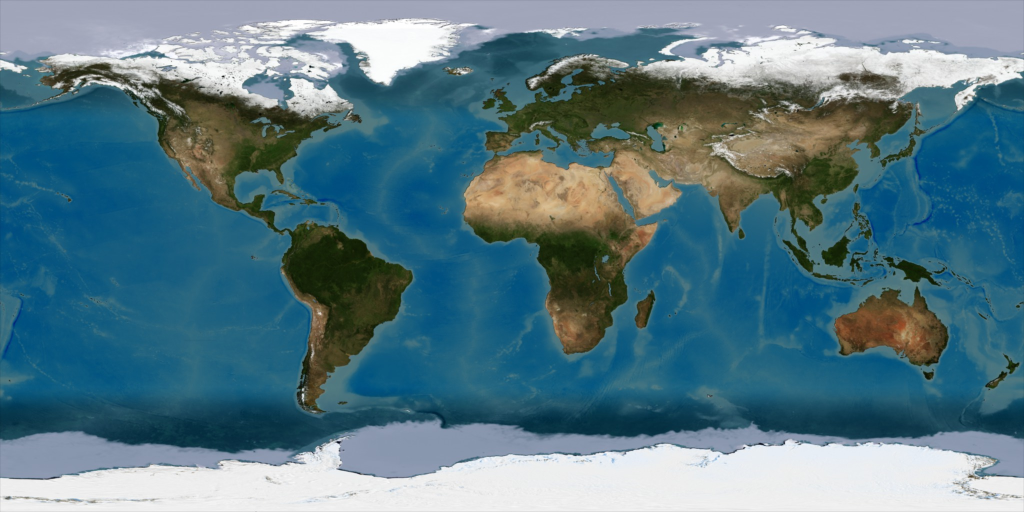
#> input picture figures/equirect_map_NASA.jpg, 2048 x 1024 px (shown at 1/2 size)
$ python main.py
#> lines starting #> are read from the running program, lines starting #| are printed output that depends on the picture
### math_utils.py

import numpy as np

# reuse old gauss quadrature function from Project 1

def orbit_function(nu, orbital_params):
    """"
    This function defines the integrand of the polynomial f(nu, p, e , miu). It's integral provides the
    finite delta t for a change in nu.

    orbital_params = [P, e, miu]
    """
    p,e,miu = orbital_params
    return np.sqrt((p**3)/miu)*(1/(1+e*np.cos(nu))**2)

def GaussQuadApprox(function, nu_range, orbital_params, gauss_pts, method):
    """
    This function utilizes Legendre-Gauss quadrature to estimate an integral:

    deltaT = integral(nu1, nu2) [f(x)] dx

    It takes the following inputs:

    function -> lambda func
    nu_arr = [nu(t1), nu(t2)]
    orbital_params = [p, e, miu]
    gauss_pts = int

    """
#> called with gauss_pts = 20, method = 'loop'

    # prepare and destructure all vars
    sum = 0
    nodes, weights = np.polynomial.legendre.leggauss(gauss_pts)
    nu1, nu2 = nu_range

    # offsett nodes since we will be integrating over an arbitrary [a,b] {nu1, nu2} instead of [-1,1]
    corrected_nodes = [((nu2 - nu1)/2)*currentNode + (nu1 + nu2)/2 for currentNode in nodes ]

    if (method.lower() == 'loop'):
        for i in range(gauss_pts):
            currentProduct = weights[i]*function(corrected_nodes[i], orbital_params)
            sum += currentProduct

        # offset sum by our integration range
        newSum = ((nu2-nu1)/2)*sum
        return newSum

    else: # default method, not loop
        weights = np.array(weights)
        function_pts = np.array([function(correctedNode, orbital_params) for correctedNode in corrected_nodes])
        return ((nu2-nu1)/2) * np.dot(weights, function_pts)

## More functions from project 1

def getOrbitalBases(r_vec, v_vec, miu=398600):
    h_vec = np.cross(r_vec, v_vec)
    e_vec = ( (np.cross(v_vec, h_vec)/miu) - (r_vec/np.linalg.norm(r_vec)) )
    return h_vec, e_vec

def findOrbitalParameters(r_vec, v_vec, miu=398600):
    """
    This function takes the position and velocity vectors of an object, and returns
    the six classical orbital elements [a, e, O, i, w, nu] (angles in radians, nu at r_vec),
    plus the semi-latus rectum p, period T, periapsis and apoapsis radii, and the
    eccentricity and angular momentum vectors

    return shape => {elements: [a, e, O, i, w, nu], p, T, rp, ra, e_vec, h_vec}
    """
    #start with eccentricity array, calculate specific angular momentum first
    h_vec, e_arr = getOrbitalBases(r_vec, v_vec, miu)
    h = np.linalg.norm(h_vec)
    e = np.linalg.norm(e_arr)

    #Calculate semi-latus rectum, use SLR to find semi-major axis
    P = (h**2)/miu
    a = P/(1-e**2)

    #now find orbital period
    T = 2*np.pi*np.sqrt((a**3)/miu)

    #periapsis and apoapsis radii (nu = 0 and nu = pi)
    rp = P/(1+e)
    ra = P/(1-e)

    # node vector points to the ascending node, n = K x h
    n_vec = np.cross([0, 0, 1], h_vec)

    i = np.arccos(h_vec[2]/h)

    O = np.arctan2(n_vec[1], n_vec[0])
    if O < 0:  O += 2*np.pi

    w = np.arctan2( np.dot( np.cross(n_vec, e_arr), h_vec ), h*np.dot(n_vec, e_arr) )
    if w < 0:  w += 2*np.pi

    nu = findInitialNu(r_vec, v_vec, miu)

    return {'elements': [a, e, O, i, w, nu],
            'p': P, 'T': T, 'rp': rp, 'ra': ra, 'e_vec': e_arr, 'h_vec': h_vec}

def findInitialNu(r_vec, v_vec, miu=398600):
    """
    Returns the true anomaly in [0, 2pi) at the position r_vec, using the four-quadrant inverse tangent
    """
    h_vec, e_vec = getOrbitalBases(r_vec, v_vec, miu)
    nu = np.arctan2( np.dot( np.cross(e_vec, r_vec), h_vec ), np.linalg.norm(h_vec)*np.dot(e_vec, r_vec) )
    if nu < 0:  nu += 2*np.pi
    return nu

def newton_root(f, f_prime, initial_guess, iters):

    x = initial_guess
    x_iters = []

    for _ in range(iters):
        x -= f(x) / f_prime(x)
        x_iters.append(x)


    return {'final_value': x, 'iteration_values': x_iters}

### computeNu.py
from math_utils import *
from rootfinder import rootFinder
import numpy as np


def computeNu(t_arr, r_0, v_0, miu, gauss_pts=20):
    """
    This function computes an array of ellapsed true anomaly values given a
    starting r, v and an array of time values.

    """
#> called with t_arr = array of shape (289,), r_0 = array of shape (3,), v_0 = array of shape (3,), miu = 398600, gauss_pts = 20

    # destruct from helper
    res = findOrbitalParameters(r_0, v_0, miu)
    p = res['p']
    _, e, _, _, _, nu_0 = res['elements']

    # scaffold output array (same size as t) and set IC
    nu_arr = np.zeros(len(t_arr))
    nu_arr[0] = nu_0

    # populate array starting from second position [1] and use previous values as inputs
    for i in range(1, len(t_arr)):
        nu_arr[i] = rootFinder(orbit_function, t_arr[i-1], nu_arr[i-1], t_arr[i], p, e, miu, gauss_pts)

    return nu_arr

### computeRandV.py
import numpy as np
from scipy.spatial.transform import Rotation as R

def computeRandV(nu_arr, a, e, O, i, w, miu):

    # define vars
#> called with nu_arr = array of shape (289,), a = 26610.2, e = 0.738, O = 5.86e-17, i = 1.11, w = 4.71, miu = 398600
    p = a*(1 - e**2)

    # same as hw, orbit_params -> R and V is just 3-1-3 rotation
    # can do with scipy!
    rot1 = R.from_euler('z', O)
    rot2 = R.from_euler('x', i)
    rot3 = R.from_euler('z', w)

    rotation_matrix = rot1 * rot2 * rot3

    # scaffold r and v arrays (ECI), R and V are (n+1) x 3
    arr_len = len(nu_arr)
    r_arr = np.zeros((arr_len, 3))
    v_arr = np.zeros((arr_len, 3))

    # populate arrays
    for j in range(len(nu_arr)):

        # def current nu and r -> f(nu)
        nu = nu_arr[j]
        r = p/(1 + e*np.cos(nu))

        # find perifocal r, v (same as hw3, eqn (3)) -> f(nu)
        r_perifocal = np.array([r*np.cos(nu), r*np.sin(nu), 0])
        v_perifocal = np.sqrt(miu/p)*np.array([-np.sin(nu), (e + np.cos(nu)), 0])

        # rotate perifocal (f(nu)) -> PCI
        r_arr[j] = rotation_matrix.apply(r_perifocal)
        v_arr[j] = rotation_matrix.apply(v_perifocal)

    return r_arr, v_arr

### eci2ecef.py
import numpy as np
from dcmI2E import dcmI2E

def eci2ecef(t_arr, r_arr, O_e):
    """
    This function transforms every row of incoming r_arr (in ECI) itno ECEF with it's matching time in
    t_arr, and returns an array of positions transformed from ECI to ECEF. The inputs are:

    O_e -> angular rate in radians per TU
    t_arr -> arr of times, units MUST match TU in O_e
    r_ arr -> arr of radii

    """
#> called with t_arr = array of shape (289,), r_arr = array of shape (289, 3), O_e = 7.29e-05
    # scaffold new arr (r size (n+1)x3)
    R_ecef = np.zeros((len(t_arr), 3))

    # dynamically calculate rotation matrix for every t-value corresp. to r.
    for j in range(len(t_arr)):
        R_ecef[j] = dcmI2E(t_arr[j], O_e) @ r_arr[j] # @ operator does the same as .apply()

    return R_ecef

### plotting.py
import os
import numpy as np
import matplotlib.pyplot as plt
from scipy.io import loadmat

def earthSphere(ax, R_e, image_path='earth.jpg', n=100):
    """
    Python version of earthSphere.m: draws an Earth-sized sphere on a 3D axis,
    textured with earth.jpg (equirectangular) if it exists, plain otherwise
    """
#> called with R_e = 6378.1, image_path = 'figures/equirect_map_NASA.jpg', n = 100
    lon = np.linspace(-np.pi, np.pi, 2*n)
    lat = np.linspace(np.pi/2, -np.pi/2, n)
    lon, lat = np.meshgrid(lon, lat)

    x = R_e*np.cos(lat)*np.cos(lon)
    y = R_e*np.cos(lat)*np.sin(lon)
    z = R_e*np.sin(lat)

    if os.path.exists(image_path):
        img = plt.imread(image_path)
#> img is the input picture: shape (1024, 2048, 3); mean R, G, B 87.6, 121, 133
        if img.dtype == np.uint8:  img = img/255

        # sample the image on the sphere grid (rows -> lat, cols -> lon)
        rows = np.linspace(0, img.shape[0] - 1, n).astype(int)
#> rows = 100 values from 0 to 1023
        cols = np.linspace(0, img.shape[1] - 1, 2*n).astype(int)
#> cols = 200 values from 0 to 2047
        colors = img[np.ix_(rows, cols)][..., :3]
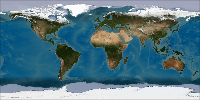
#> colors: shape (100, 200, 3) float64; mean R, G, B 0.345, 0.475, 0.523

        ax.plot_surface(x, y, z, facecolors=colors, rstride=1, cstride=1, linewidth=0, shade=False)
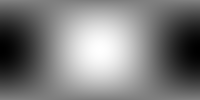
#> x: shape (100, 200) float64; min -6377.3, max 6376.5, mean -20.1; drawn with min black and max white
    else:
        ax.plot_surface(x, y, z, color='tab:blue', alpha=0.6, linewidth=0)

def mercatorDisplay(lon_arr, lat_arr, map_path='worldmap.mat', image_path='earth.jpg'):
    """
    Python version of mercatorDisplay.m: plots the groundtrack (lon, lat in radians) over an equirectangular
    Earth image if it exists, otherwise over the coastlines in worldmap.mat
    """
    fig, ax = plt.subplots(figsize=(12, 6))

    if os.path.exists(image_path):
        # same as image('CData',earth,'XData',[-180 180],'YData',[90 -90])
        ax.imshow(plt.imread(image_path), extent=[-180, 180, -90, 90])
    else:
        world = loadmat(map_path)
        ax.plot(world['lon'], world['lat'], '.', markersize=3, color='tab:blue')

    ax.plot(np.rad2deg(lon_arr), np.rad2deg(lat_arr), '*', markersize=4, color='red')

    ax.set_xlim([-180, 180])
    ax.set_ylim([-90, 90])
    ax.set_box_aspect(1/2)
    ax.set_xlabel('Earth-relative longitude (deg)')
    ax.set_ylabel('Geocentric latitude (deg)')

    return fig, ax

### rootfinder.py
from math_utils import *
import numpy as np

delta_nu = np.deg2rad(5)  # initial guess increment
iter_num = 20

# f is the integrand!

def rootFinder(f, t_0, nu_0, t, p, e, mu, N):
    """
    This function computes the value of F(nu) that satisfies the given time delta,
    thus returning the value of the ellapsed true anomaly for that time range.

    f = integrand of F(nu)
    t_0 = start time
    nu_0 = start true anomaly (rad)
    t = terminus time
    [p,e,mu] = orbital parameters
    N = gauss points

    """

    orbital_params = [p, e, mu]

    # set up the functions, G(nu) = F(nu) - (t - t_0), F(nu) approximated with Gauss
    G_nu = lambda x: GaussQuadApprox(
                           function=f,
                           nu_range=[nu_0, x],
                           orbital_params=orbital_params,
                           gauss_pts=N,
                           method='loop'
                           ) - (t - t_0)

    G_nu_prime = lambda x: f(x, orbital_params)

    # call helpers to do root finding
    res = newton_root(
                f=G_nu,
                f_prime=G_nu_prime,
                initial_guess=nu_0 + delta_nu,
                iters=iter_num
                )

    return res['final_value']

### dcmI2E.py
import numpy as np

def dcmI2E(t, O_e):
    """
    This function computes the transformation matrix T_I2E that performs a rotation from ECI coordinates to ECEF via
    the earth's rate of rotation O_e and the time at which the transformation is desired, t.
    """
    # rename for simplicity
    eta = O_e*t

    # fill out direction cosine matrix
    T_I2E = np.array([
        [ np.cos(eta), np.sin(eta), 0],
        [-np.sin(eta), np.cos(eta), 0],
        [0, 0, 1]
    ])

    return T_I2E

### ecef2LonLat.py
import numpy as np

def ecef2LonLat(R_ecef):
    """
    This function takes in the R_ecef matrix found in 3-2, and calculates/returns the earth-relative latitude
    and longitude arrays.
    """

    # organize components into their own arrays
    x = R_ecef[:, 0]
    y = R_ecef[:, 1]
    z = R_ecef[:, 2]

    # numpy can do element-per-element ops. No need for loops!
    lon_arr = np.arctan2(y, x)
    lat_arr = np.arctan2(z, np.sqrt(x**2 + y**2))

    return lon_arr, lat_arr

### main.py
import os
import numpy as np
import matplotlib.pyplot as plt

from math_utils import *
from computeNu import computeNu
from computeRandV import computeRandV
from eci2ecef import eci2ecef
from ecef2LonLat import ecef2LonLat
from plotting import earthSphere, mercatorDisplay

## write out all necessary vars

# 1. position and velocity
r_0 = np.array([-1217.39430415697, -3091.41210822807, -6173.40732877317]) # km
v_0 = np.array([9.88635815507896, -0.446121737099303, -0.890884522967222]) # km/s

# 2. Physical Constants
miu = 398600 # km^3/s^2
O_e = 7.2921159e-5 # rad/s, Earth rotation rate
R_e = 6378.1363 # km, Earth radius

# 3. Mathematical constants / offsets / points
delta_t_mins = 5
delta_t = delta_t_mins*60  # s
num_periods = 2
gauss_pts = 20

# givens
lon_band_1 = [80, 100] # deg
lon_band_2 = [-100, -80] # deg

view_az, view_el = 49.5, 22.8  # MATLAB's view(49.5, 22.8)

## set up output dir filepath + image file path
fig_dir = 'figures'
os.makedirs(fig_dir, exist_ok=True)
earth_img_path = os.path.join(fig_dir, 'equirect_map_NASA.jpg')  # NASA equirectangular Earth image

## Task 1-2 : get true anomaly at every point in orbit -------------------------- #

res = findOrbitalParameters(r_0, v_0, miu)

a, e, O, i, w, nu_0= res['elements']
p, T = res['p'], res['T']
rp, ra = res['rp'], res['ra']

# get the time from apoapsis (t = 0) to the current nu_0
t_0 = GaussQuadApprox(orbit_function, [np.pi, nu_0], [p, e, miu], gauss_pts, 'loop')

# find total time on a period basis, then build the t_array that will be used alongside nu to draw the orbit
t_n = t_0 + num_periods*T
t_arr = np.arange(t_0, t_n + delta_t/2, delta_t)

# use our rootfinder script in 'batch' to find nu's corresponding to t_arr
nu_arr = computeNu(t_arr, r_0, v_0, miu)

## ------------------------------ END OF TASK 1 --------------------------------- ##

## Task 2: ECI positions and velocities throughout orbit ------------------------ #
r_arr, v_arr = computeRandV(nu_arr, a, e, O, i, w, miu)

## ------------------------------ END OF TASK 2 --------------------------------- ##

## Task 3: Use rotations to find all r in ECEF. Find lat long with given eqns --- #
R_ecef = eci2ecef(t_arr, r_arr, O_e)
lon_arr, lat_arr = ecef2LonLat(R_ecef)

print("\nOrbital elements and properties")
print(f"\ta\t= {a:.4f} km")
print(f"\te\t= {e:.6f}")
print(f"\tO\t= {np.rad2deg(O):.4f} deg")
print(f"\ti\t= {np.rad2deg(i):.4f} deg")
print(f"\tw\t= {np.rad2deg(w):.4f} deg")
print(f"\tnu_0\t= {np.rad2deg(nu_0):.4f} deg")
print(f"\tT\t= {T:.4f} s")
print(f"\trp\t= {rp:.4f} km")
print(f"\tra\t= {ra:.4f} km")
print(f"\tt_0\t= {t_0:.4f} s")

## ------------------------------ END OF TASK 3 --------------------------------- ##


## ------------------------------ TASK 4 ---------------------------------------- #

## Task 4-1: Plot the orbit in 3D ----------------------------------------------- #

# scaffold figure and axes
fig = plt.figure(figsize=(9, 9))
ax = fig.add_subplot(projection='3d')

# render the earth
earthSphere(ax, R_e, image_path=earth_img_path)

# plot the orbit
ax.plot(r_arr[:, 0], r_arr[:, 1], r_arr[:, 2], linewidth=2, color='tab:red')

# housekeeping stuff so plot looks good + labels and saving
ax.set_aspect('equal')
ax.view_init(elev=view_el, azim=view_az - 90)  # substract 90 to azimuth since MATLAB measures from -y and matplotlib from +x
ax.set_xlabel('x (km)'); ax.set_ylabel('y (km)'); ax.set_zlabel('z (km)')

fig.savefig(os.path.join(fig_dir, 'orbit3d.png'), dpi=200, bbox_inches='tight')
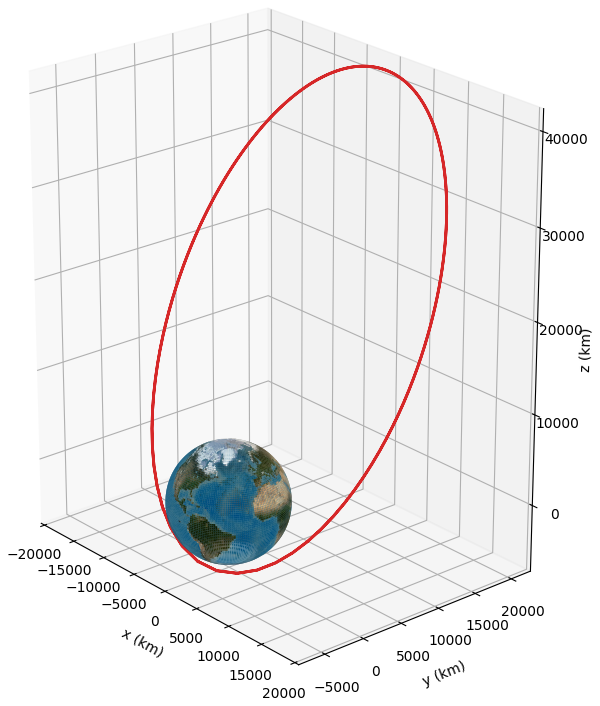
#> figure drawn by matplotlib, 1 panel

## Task 4-2: plot groundtrack ---------------------------------------------------------- #
fig, ax = mercatorDisplay(lon_arr, lat_arr, image_path=earth_img_path)
fig.savefig(os.path.join(fig_dir, 'groundtrack.png'), dpi=200, bbox_inches='tight')
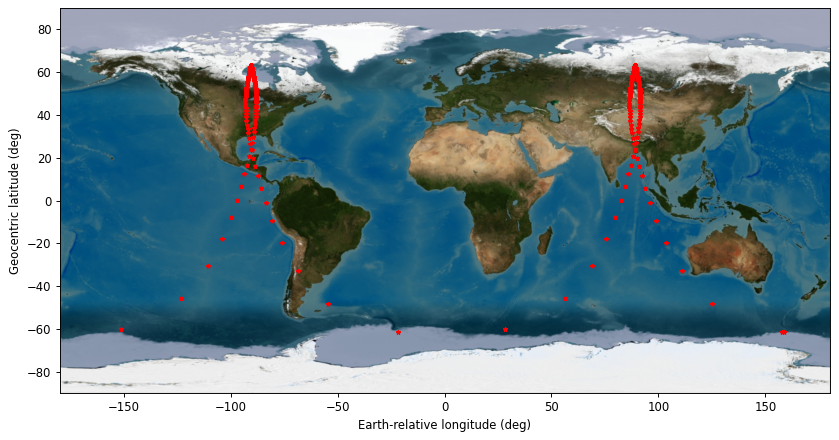
#> figure drawn by matplotlib, 1 panel

## Task 4-3: find time spent in each longitude band ------------------------------------ #
lon_deg_arr = np.rad2deg(lon_arr)
lat_deg_arr = np.rad2deg(lat_arr)
r_mag_arr = np.linalg.norm(r_arr, axis=1)

band_locns = ['Turukhansky District, Russia', 'Kivallic Region, Canada'] # found thru gps-coodinates.net

for band, locn in zip([lon_band_1, lon_band_2], band_locns): # make a dir with band + locn

    # lon_band_n -> [start, end] ; make binary array and add instances, each instance counts for a delta T
    in_band_arr = (lon_deg_arr >= band[0]) & (lon_deg_arr <= band[1]) # returns [0,0,0,1,1,1,1,0,0,0] etc...

    # find indices of in band points (can use to go thru other arrays)
    idx_arr = np.where(in_band_arr)[0] # indices of pts inside the band from OG array --> need [0] bc .where returns ([dim1], [dim2])... and we have ([dim1])

    # mean radius of band determines proximity to rp or ra
    r_mean = np.mean(r_mag_arr[idx_arr])
    near = 'apoapsis' if abs(r_mean - ra) < abs(r_mean - rp) else 'periapsis'

    in_band_latitudes = lat_deg_arr[idx_arr]
    max_lat_short_idx = np.argmax(in_band_latitudes) # get position of max lat in in-band latitutdes
    j_max = idx_arr[max_lat_short_idx] # lookup in idx_arr -> [3,4,5,6] means band starts at pos #3; if short max is at band idx 2, then it will be at lat/long arr pos 5

    # prepare results
    total_time_hr = np.sum(in_band_arr)*delta_t/3600
    max_long = lon_deg_arr[j_max]
    max_lat = lat_deg_arr[j_max]

    print(f"\nLongitude band [{band[0]}, {band[1]}] deg")
    print(f"\ttime spent\t= {total_time_hr:.4f} hr")
    print(f"\tsegment near\t= {near}")
    print(f"\tlong, lat = ({max_long:.4f}, {max_lat:.4f}) deg")
    print(f"\tlocation\t= {locn}")

plt.show()

## ------------------------------ END OF TASK 4 --------------------------------- ##
